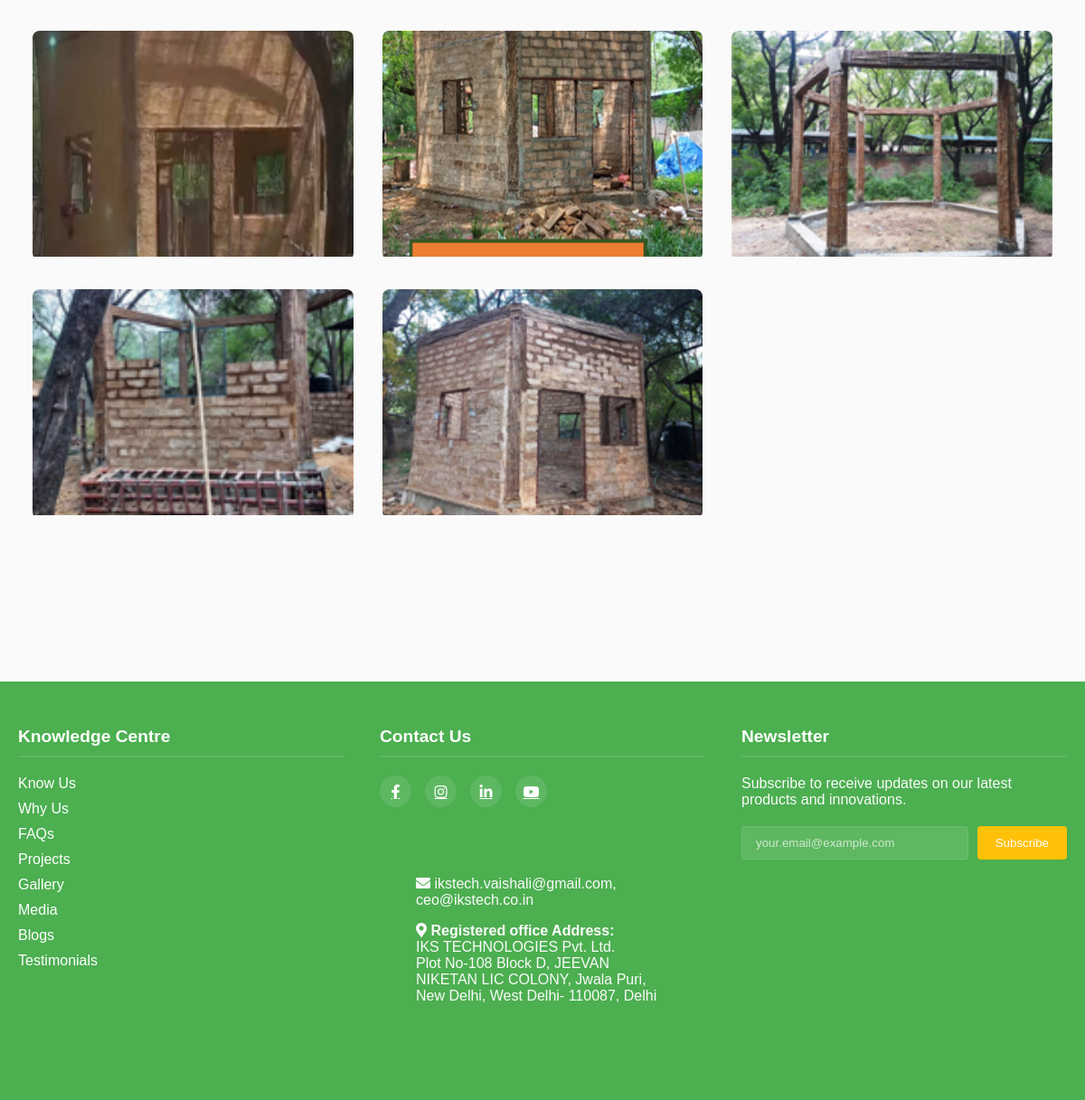
/gallery (lower part), run on an earlier commit of the app's database.
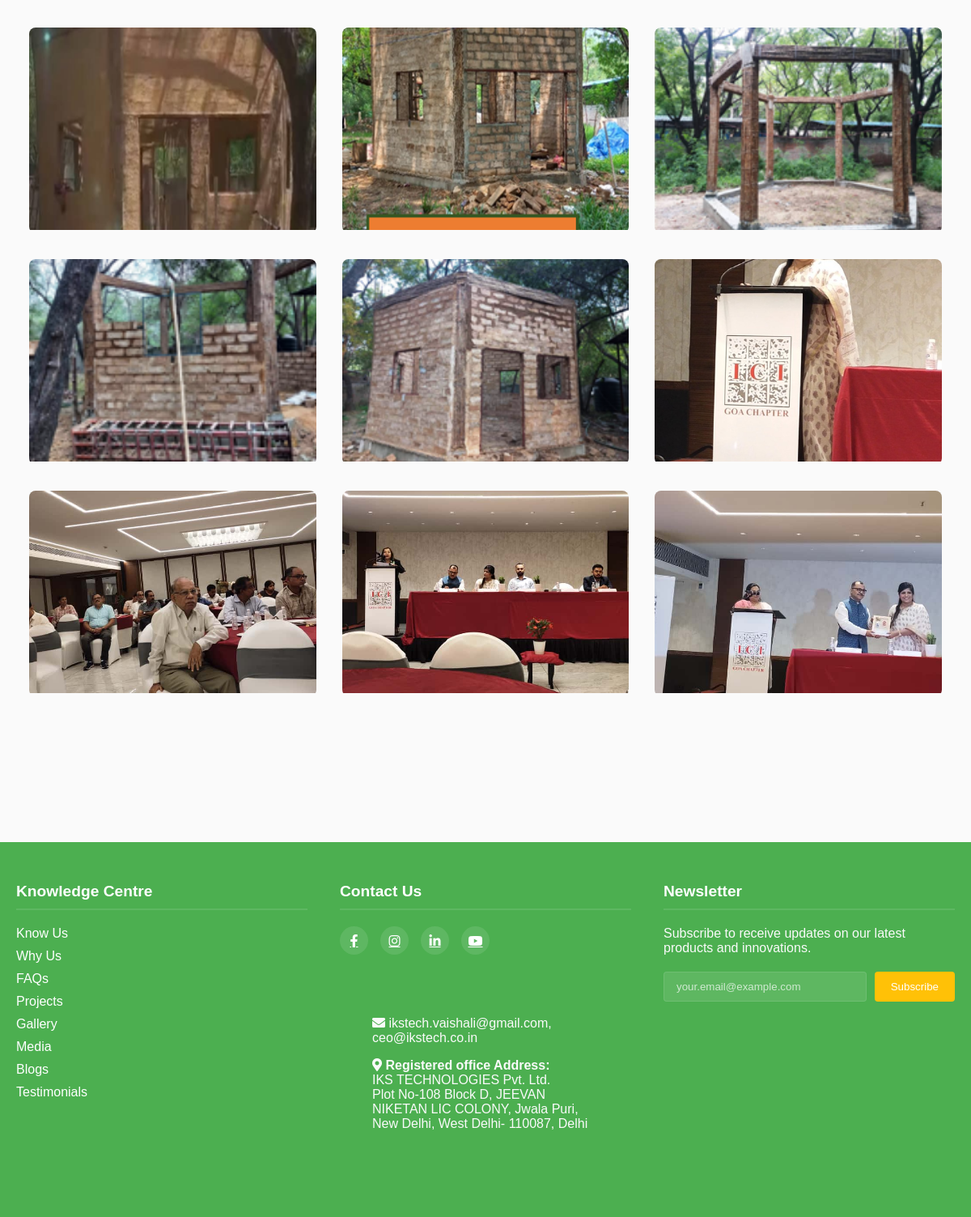
And on a later commit of the database.
### app.py (models this page shows)
class GalleryImage(db.Model):
    id = db.Column(db.Integer, primary_key=True)
    path = db.Column(db.String(200), nullable=False)
    title = db.Column(db.String(100), nullable=False)
    category = db.Column(db.String(100), nullable=False)

### app.py (the view)
@app.route("/gallery")
def gallery():
    gallery_images = GalleryImage.query.order_by(GalleryImage.id).all()
    title = "Gallery | See Our Sustainable Projects"
    description = "View our gallery of images showcasing the beauty and versatility of our bamboo and cow dung construction projects and materials."
    return render_template("gallery.html", title=title, gallery_images=gallery_images, meta_description=description)

### app.py (called while the page is built)
@app.before_request
def handle_canonical_domain():
    if request.host == 'ikstech.co.in':
        new_url = request.url.replace('//ikstech.co.in', '//www.ikstech.co.in', 1)
        return redirect(new_url, code=301)

@app.context_processor
def inject_global_vars():
    return dict(
        cache_buster=int(time.time()),
        request=request,
        default_og_image=url_for('static', filename='images/logo.png', _external=True)
    )

### templates/gallery.html (shortened to what this page needs)
{% extends "base.html" %}
{% block extra_head %}
<link rel="stylesheet" href="https://cdnjs.cloudflare.com/ajax/libs/lightbox2/2.11.3/css/lightbox.min.css">
<link rel="stylesheet" href="{{ url_for('static', filename='css/components/gallery.css') }}">
{% endblock %}
{% block content %}
<div class="gallery-container">
    <div class="gallery-grid">
        {% for image in gallery_images %}
        <div class="gallery-item" data-category="{{ image.category }}">
            <a href="{{ url_for('static', filename=image.path) }}" data-lightbox="{{ image.category }}" data-title="{{ image.title }}">
                <img src="{{ url_for('static', filename=image.path) }}" alt="{{ image.title }}">
            </a>
        </div>
        {% endfor %}
    </div>
</div>
{% endblock %}

### templates/base.html (shortened to what this page needs)
{% set final_description = description or 'Discover GauBaanSa: Sustainable homes with green technology from IIT Delhi. We use carbon-negative bamboo and cow dung bricks for an eco-friendly future.' %}
<!DOCTYPE html>
<html lang="en">
<head>
    <link rel="stylesheet" href="{{ url_for('static', filename='css/style.css', v=cache_buster) }}">
    <link rel="stylesheet" href="https://cdnjs.cloudflare.com/ajax/libs/font-awesome/5.15.4/css/all.min.css">
    {% block extra_head %}{% endblock %}
</head>
<body class="{% block body_class %}{% endblock %}">
    <main>
        {% block content %}
        {% endblock %}
    </main>
    <footer class="site-footer">
        <div class="footer-container">
            <div class="footer-section">
                <h3>Knowledge Centre</h3>
                <ul>
                    <li><a href="{{ url_for('about') }}">Know Us</a></li>
                    <li><a href="{{ url_for('why_natural') }}">Why Us</a></li>
                    <li><a href="{{ url_for('faq') }}">FAQs</a></li>
                    <li><a href="{{ url_for('projects_page') }}">Projects</a></li>
                    <li><a href="{{ url_for('gallery') }}">Gallery</a></li>
                    <li><a href="{{ url_for('media') }}">Media</a></li>
                    <li><a href="{{ url_for('blog') }}">Blogs</a></li>
                    <li><a href="{{ url_for('reviews') }}">Testimonials</a></li>
                </ul>
            </div>
            <div class="footer-section">
                <h3>Contact Us</h3>
                <div class="social-icons">
                    <a href="#" aria-label="Facebook"><i class="fab fa-facebook-f"></i></a>
                    <a href="#" aria-label="Instagram"><i class="fab fa-instagram"></i></a>
                    <a href="https://www.linkedin.com/company/iks-technologies-pvt-ltd/" target="_blank" rel="noopener noreferrer" aria-label="LinkedIn"><i class="fab fa-linkedin-in"></i></a>
                    <a href="https://youtu.be/rLzzCFcn2VM" aria-label="YouTube"><i class="fab fa-youtube"></i></a>
                </div>
                <div class="contact-info">
                    <p><i class="fas fa-envelope"></i> ikstech.vaishali@gmail.com, ceo@ikstech.co.in</p>
                    <p>
                        <i class="fas fa-map-marker-alt"></i> <strong>Registered office Address:</strong><br>
                        IKS TECHNOLOGIES Pvt. Ltd.<br>
                        Plot No-108 Block D, JEEVAN NIKETAN LIC COLONY, Jwala Puri, New Delhi, West Delhi- 110087, Delhi
                    </p>
                </div>
            </div>
            <div class="footer-section">
                <h3>Newsletter</h3>
                <p>Subscribe to receive updates on our latest products and innovations.</p>
                <form id="newsletter-form" class="newsletter-form" onsubmit="handleSubscription(event)">
                    <input type="email" id="newsletter-email" placeholder="your.email@example.com" required>
                    <button type="submit">Subscribe</button>
                </form>
            </div>
        </div>
    </footer>
</body>
</html>

### static/css/style.css (style rules this page uses)
html { box-sizing: border-box; }
*, *:before, *:after { box-sizing: inherit; }
.site-footer { background-color: var(--primary); color: var(--white); padding: 50px 0; margin-top: 100px; }
html { scroll-behavior: smooth; }
body { font-family: 'Montserrat', Arial, sans-serif; margin: 0; padding: 0; background-color: var(--white); color: var(--text-dark); }
main { padding-top: 100px; }
h1, h2, h3 { color: var(--primary); margin: 0 0 var(--spacing-md); transition: all 0.3s ease; }
h3 { transition: color 0.3s ease, transform 0.3s ease; }
.products-grid, .blog-grid, .gallery-grid, .team-grid, .services-grid { grid-template-columns: repeat(auto-fill, minmax(300px, 1fr)); }
.footer-container { max-width: 1200px; margin: 0 auto; display: grid; grid-template-columns: repeat(3, 1fr); gap: 40px; padding: 0 20px; }
.footer-section h3 { color: white; font-size: 1.2em; margin-bottom: 20px; padding-bottom: 10px; border-bottom: 2px solid rgba(255, 255, 255, 0.1); }
.footer-section ul { list-style: none; padding: 0; margin: 0; }
.footer-section ul li { margin-bottom: 10px; }
.footer-section ul li a { color: white; text-decoration: none; transition: color 0.3s ease; }
.social-icons { display: flex; gap: 15px; margin-bottom: 20px; }
.social-icons a { color: white; background: rgba(255, 255, 255, 0.1); width: 35px; height: 35px; border-radius: 50%; display: flex; align-items: center; justify-content: center; transition: all 0.3s ease; }
.newsletter-form { display: flex; gap: 10px; margin-top: 20px; }
.newsletter-form input { flex: 1; padding: 10px 15px; border: 1px solid rgba(255, 255, 255, 0.1); background: rgba(255, 255, 255, 0.1); border-radius: 4px; color: white; }
.newsletter-form input::placeholder { color: rgba(255, 255, 255, 0.7); }
.newsletter-form button { padding: 10px 20px; background: var(--secondary); border: none; border-radius: 4px; color: white; cursor: pointer; transition: background-color 0.3s ease; }

### static/css/components/gallery.css (style rules this page uses)
.gallery-container { padding: 0 20px 80px; max-width: 1200px; margin: 0 auto; }
.gallery-grid { display: grid; grid-template-columns: repeat(auto-fill, minmax(300px, 1fr)); gap: 2rem; padding: 0 1rem; }
.gallery-item { position: relative; overflow: hidden; border-radius: 8px; transition: transform 0.3s ease; }
.gallery-item img { width: 100%; height: 250px; object-fit: cover; }

### static/css/components/_variables.css (style rules this page uses)
:root { --primary: #4CAF50; --secondary: #FFC107; --accent: #F1F8E9; --text-dark: #212121; --text-light: #757575; --white: #FAFAFA; --danger: #e74c3c; --spacing-sm: 10px; --spacing-md: 20px; --spacing-lg: 30px; --spacing-xl: 40px; --shadow-sm: 0 2px 4px rgba(0,0,0,0.1); --shadow-md: 0 4px 8px rgba(0,0,0,0.15); --shadow-lg: 0 8px 16px rgba(0,0,0,0.2); --transition: all 0.3s ease; }

### static/css/components/_base.css (style rules this page uses)
html { scroll-behavior: smooth; }
body { font-family: 'Montserrat', Arial, sans-serif; margin: 0; padding: 0; background-color: var(--white); color: var(--text-dark); }

### static/css/components/contact.css (style rules this page uses)
.contact-info { background: var(--primary); color: var(--white); padding: 40px; }

What changed in the data, as far as the page shows it:
added GalleryImage: path (picture)
added GalleryImage: path (picture)
added GalleryImage: path (picture)
added GalleryImage: path (picture)
